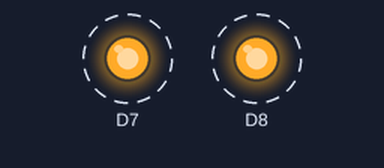
This sketch was run on a simulated ESP8266 (NodeMCU). Shown: output pins drawn as LEDs (lit = HIGH). Dashed ring = blinking. What the sketch prints to the serial monitor is not drawn.

Above: at 0.5 s.
Timing chart, 0 to 4.6 s (numbered marks = the images above):
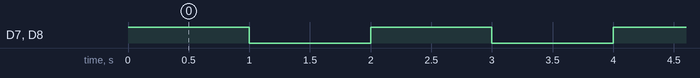

The sketch:

LED_NVT_Test.ino
```cpp
/*
  GPIO mode test code.
  Use Numaker-UNO-M4 board.
  Toggle two LEDs, D7 and D8.
*/

void setup() {
  // put your setup code here, to run once:
  //pinMode(LED_BUILTIN, OUTPUT);

  pinMode(D7, OUTPUT);
  pinMode(D8, OUTPUT);


  Serial.begin(9600);//VCOM
}

int kk=0;
void loop() {
  // put your main code here, to run repeatedly:
  //digitalWrite(LED_BUILTIN, HIGH);  // turn the LED on (HIGH is the voltage level)
  digitalWrite(D7, HIGH);
  digitalWrite(D8, HIGH);

  delay(1000);                      // wait for a second
  //digitalWrite(LED_BUILTIN, LOW);   // turn the LED off by making the voltage LOW
  digitalWrite(D7, LOW);
  digitalWrite(D8, LOW);

  delay(1000);                      // wait for a second

  if(kk<100)kk++;
  else kk=0;
  Serial.print("**Serial: VCOM test loop:");
  Serial.println(kk, DEC);
}
```

Measured:
- by itself, D7, D8: alternates HIGH for 1.0 s and LOW for 1.0 s
